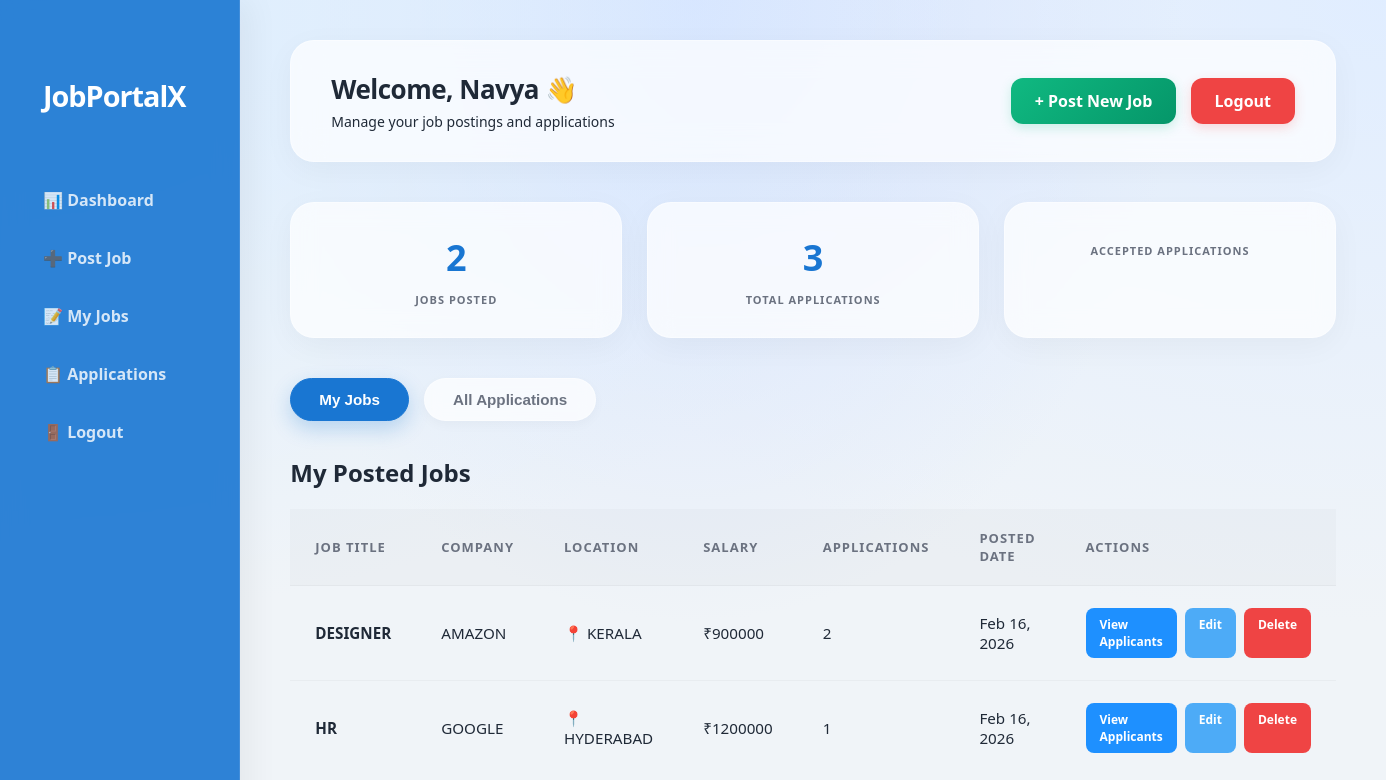
/recruiter/dashboard/ (signed in), run on an earlier commit of the app's database.
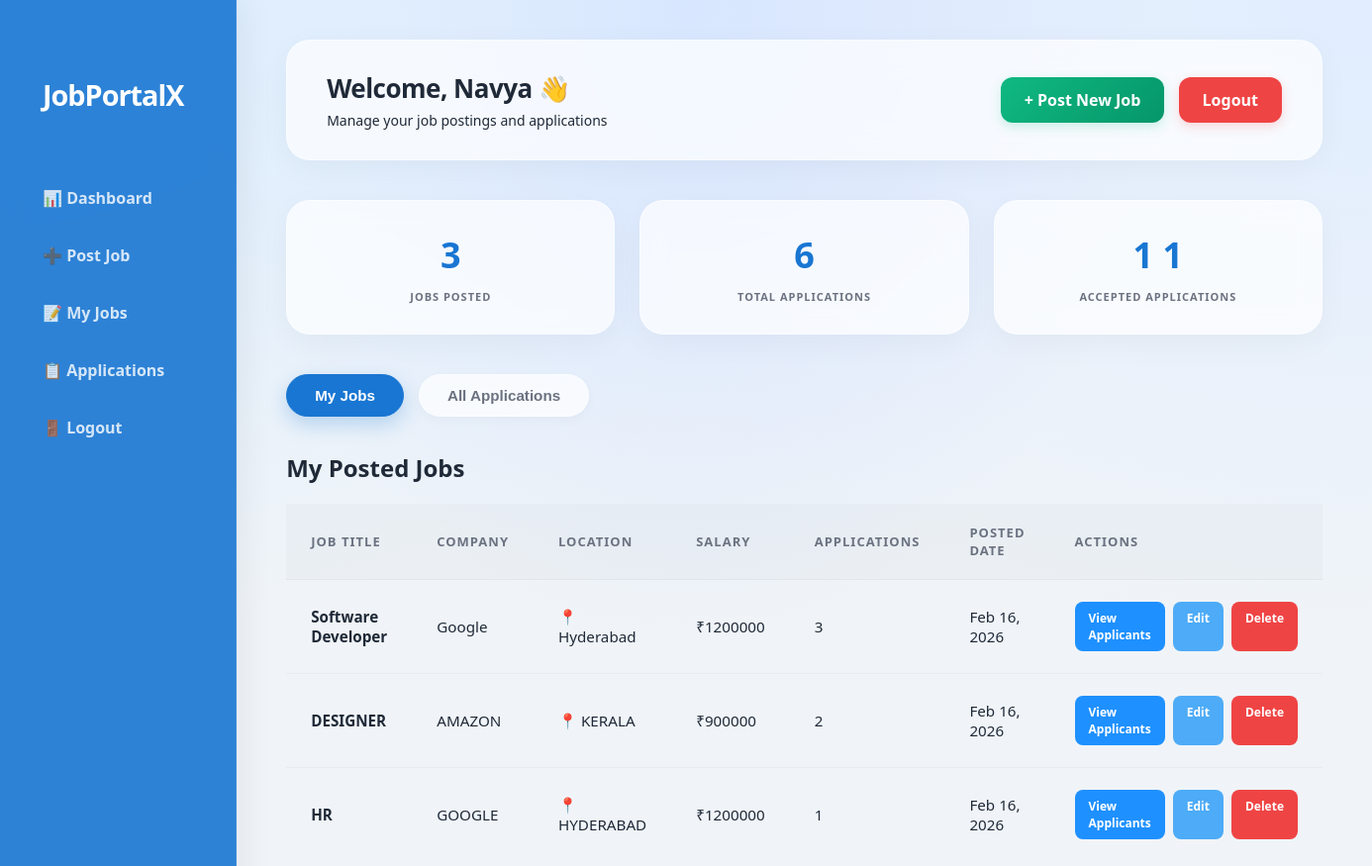
And on a later commit of the database.
### jobs/models.py (models this page shows, shortened)
class Job(models.Model):
    title = models.CharField(max_length=200)
    company = models.CharField(max_length=200)
    location = models.CharField(max_length=100)
    salary = models.IntegerField()
    description = models.TextField()
    recruiter = models.ForeignKey(User, on_delete=models.CASCADE, related_name='posted_jobs', null=True, blank=True)
    created_at = models.DateTimeField(auto_now_add=True)
    updated_at = models.DateTimeField(auto_now=True)
    class Meta:
        ordering = ['-created_at']

class Application(models.Model):
    STATUS_CHOICES = [
        ('pending', 'Pending'),
        ('accepted', 'Accepted'),
        ('rejected', 'Rejected'),
    ]
    user = models.ForeignKey(User, on_delete=models.CASCADE, related_name='applications')
    job = models.ForeignKey(Job, on_delete=models.CASCADE, related_name='applications')
    applied_date = models.DateTimeField(auto_now_add=True)
    status = models.CharField(max_length=20, choices=STATUS_CHOICES, default='pending')
    cover_letter = models.TextField(blank=True, null=True)
    resume = models.FileField(upload_to='resumes/', blank=True, null=True, help_text='Upload your resume (PDF, DOC, DOCX)')
    notified = models.BooleanField(default=False)
    class Meta:
        unique_together = ('user', 'job')
        ordering = ['-applied_date']

### jobs/views.py (the view)
# urls.py: path('recruiter/dashboard/', recruiter_dashboard, name='recruiter_dashboard'),
@login_required
def recruiter_dashboard(request):
    if not request.user.is_staff:
        messages.error(request, "You don't have access to recruiter dashboard.")
        return redirect("home")
    my_jobs = Job.objects.filter(recruiter=request.user)
    applications = Application.objects.filter(job__recruiter=request.user).select_related('user', 'job')
    context = {
        'my_jobs': my_jobs,
        'applications': applications,
    }
    return render(request, "recruiter_dashboard.html", context)

### jobs/templates/recruiter_dashboard.html (shortened to what this page needs)
<!DOCTYPE html>
<html lang="en">
<head>
</head>
<body>
    <div class="wrapper">
        <div class="sidebar">
            <h2><a href="{% url 'home' %}" style="color:white;text-decoration:none">JobPortalX</a></h2>
            <a href="{% url 'recruiter_dashboard' %}">📊 Dashboard</a>
            <a href="{% url 'upload_job' %}">➕ Post Job</a>
            <a href="#jobs" onclick="showTab('jobs')">📝 My Jobs</a>
            <a href="#applications" onclick="showTab('applications')">📋 Applications</a>
            <a href="{% url 'logout' %}">🚪 Logout</a>
        </div>
        <div class="main">
            <div class="topbar">
                <div>
                    <h1>Welcome, {{ user.get_full_name|default:user.username }} 👋</h1>
                    <p style="margin: 5px 0 0 0; font-size: 14px;">Manage your job postings and applications</p>
                </div>
                <div style="text-align: right;">
                    <a href="{% url 'upload_job' %}" class="btn-primary">+ Post New Job</a>
                    <a href="{% url 'logout' %}" class="logout-btn" style="margin-left: 10px;">Logout</a>
                </div>
            </div>
            <div class="stats">
                <div class="stat-card">
                    <h3>{{ my_jobs.count }}</h3>
                    <p>Jobs Posted</p>
                </div>
                <div class="stat-card">
                    <h3>{{ applications.count }}</h3>
                    <p>Total Applications</p>
                </div>
                <div class="stat-card">
                    <h3>
                        {% with accepted_count=applications|dictsort:"status"|slice:":"|length %}
                        {% for app in applications %}
                        {% if app.status == 'accepted' %}1{% endif %}
                        {% endfor %}
                        {% endwith %}
                    </h3>
                    <p>Accepted Applications</p>
                </div>
            </div>
            <div class="tabs">
                <button class="tab-button active" onclick="showTab('jobs')">My Jobs</button>
                <button class="tab-button" onclick="showTab('applications')">All Applications</button>
            </div>
            <div id="jobs" class="tab-content active">
                <h2>My Posted Jobs</h2>
                {% if my_jobs %}
                <table>
                    <tr>
                        <th>Job Title</th>
                        <th>Company</th>
                        <th>Location</th>
                        <th>Salary</th>
                        <th>Applications</th>
                        <th>Posted Date</th>
                        <th>Actions</th>
                    </tr>
                    {% for job in my_jobs %}
                    <tr>
                        <td><strong>{{ job.title }}</strong></td>
                        <td>{{ job.company }}</td>
                        <td>📍 {{ job.location }}</td>
                        <td>₹{{ job.salary|floatformat:0 }}</td>
                        <td>{{ job.applications.count }}</td>
                        <td>{{ job.created_at|date:"M d, Y" }}</td>
                        <td>
                            <div class="action-buttons">
                                <a href="{% url 'view_applicants' job.id %}" class="btn-small btn-view">View
                                    Applicants</a>
                                <a href="{% url 'edit_job' job.id %}" class="btn-small btn-edit">Edit</a>
                                <a href="{% url 'delete_job' job.id %}" class="btn-small btn-delete">Delete</a>
                            </div>
                        </td>
                    </tr>
                    {% endfor %}
                </table>
                {% endif %}
            </div>
        </div>
    </div>
</body>
</html>

### jobs/templates/recruiter_dashboard.html (style rules this page uses)
:root { --primary: #1976d2; --secondary: #4dabf7; --accent: #1e90ff; --success: #10b981; --danger: #ef4444; --warning: #f59e0b; --text-main: #1f2937; --text-muted: #6b7280; --glass-bg: rgba(255, 255, 255, 0.7); --glass-border: rgba(255, 255, 255, 0.4); --sidebar-width: 260px; }
body { margin: 0; font-family: 'Outfit', 'Segoe UI', system-ui, -apple-system, sans-serif; background: radial-gradient(at 0% 0%, hsla(210, 100%, 93%, 1) 0, transparent 50%), radial-gradient(at 50% 0%, hsla(220, 100%, 92%, 1) 0, transparent 50%), radial-gradient(at 100% 0%, hsla(215, 100%, 94%, 1) 0, transparent 50%); background-color: #f0f4f8; background-attachment: fixed; color: var(--text-main); min-height: 100vh; }
.wrapper { display: flex; }
.sidebar { width: var(--sidebar-width); background: rgba(25, 118, 210, 0.9); backdrop-filter: blur(12px); -webkit-backdrop-filter: blur(12px); color: white; min-height: 100vh; padding: 40px 25px; position: sticky; top: 0; border-right: 1px solid rgba(255, 255, 255, 0.1); box-shadow: 10px 0 30px rgba(0, 0, 0, 0.05); }
.sidebar h2 { margin-bottom: 50px; font-size: 1.8rem; font-weight: 800; letter-spacing: -1px; }
.sidebar a { display: flex; align-items: center; gap: 12px; color: rgba(255, 255, 255, 0.8); text-decoration: none; margin-bottom: 12px; font-weight: 600; padding: 12px 18px; border-radius: 12px; transition: all 0.2s; }
.main { flex: 1; padding: 40px 50px; }
.topbar { display: flex; justify-content: space-between; align-items: center; margin-bottom: 40px; background: var(--glass-bg); backdrop-filter: blur(16px); -webkit-backdrop-filter: blur(16px); padding: 30px 40px; border-radius: 24px; color: var(--text-main); box-shadow: 0 8px 32px rgba(0, 0, 0, 0.04); border: 1px solid var(--glass-border); }
.topbar h1 { margin: 0; font-size: 26px; font-weight: 800; letter-spacing: -0.5px; }
.logout-btn { background-color: var(--danger); color: white; padding: 12px 24px; border-radius: 12px; font-weight: 700; text-decoration: none; transition: all 0.2s; box-shadow: 0 4px 12px rgba(239, 68, 68, 0.2); }
.btn-primary { background: linear-gradient(135deg, var(--success) 0%, #059669 100%); color: white; padding: 12px 24px; border-radius: 12px; font-weight: 700; text-decoration: none; transition: all 0.2s; box-shadow: 0 4px 12px rgba(16, 185, 129, 0.2); }
.stats { display: flex; gap: 25px; margin-bottom: 40px; }
.stat-card { flex: 1; background: var(--glass-bg); backdrop-filter: blur(12px); padding: 30px; border-radius: 24px; box-shadow: 0 8px 32px rgba(0, 0, 0, 0.04); border: 1px solid var(--glass-border); text-align: center; transition: transform 0.3s; }
.stat-card h3 { margin: 0; font-size: 36px; font-weight: 800; color: var(--primary); }
.stat-card p { margin: 10px 0 0 0; color: var(--text-muted); font-weight: 600; text-transform: uppercase; font-size: 11px; letter-spacing: 1px; }
.tabs { display: flex; gap: 15px; margin-bottom: 35px; }
.tab-button { padding: 12px 28px; background: var(--glass-bg); backdrop-filter: blur(8px); border: 1px solid var(--glass-border); border-radius: 100px; cursor: pointer; font-size: 0.95rem; font-weight: 700; color: var(--text-muted); transition: all 0.3s; box-shadow: 0 4px 12px rgba(0, 0, 0, 0.03); }
.tab-button.active { background: var(--primary); color: white; border-color: var(--primary); box-shadow: 0 8px 20px rgba(25, 118, 210, 0.25); }
.tab-content { display: none; animation: fadeIn 0.4s ease-out; }
.tab-content.active { display: block; }
table { width: 100%; border-collapse: collapse; }
th { background: rgba(0, 0, 0, 0.02); padding: 20px 25px; text-align: left; font-size: 13px; text-transform: uppercase; letter-spacing: 1px; color: var(--text-muted); border-bottom: 1px solid rgba(0, 0, 0, 0.05); }
td { padding: 22px 25px; border-bottom: 1px solid rgba(0, 0, 0, 0.03); font-size: 0.95rem; }
tr:last-child td { border-bottom: none; }
.action-buttons { display: flex; gap: 8px; }
.btn-small { padding: 8px 14px; border-radius: 8px; font-size: 12px; font-weight: 700; text-decoration: none; transition: all 0.2s; }
.btn-edit { background: var(--secondary); color: white; }
.btn-delete { background: var(--danger); color: white; }
.btn-view { background: var(--accent); color: white; }

What changed in the data, as far as the page shows it:
added Application: status "1"
added Application: status "1"
added Job: title "Software Developer", company "Google", location "Hyderabad", salary "1200000", applications.count "3", created_at "Feb 16, 2026"
Also different on the page:
{{ my_jobs.count }}: "2" → "3"
{{ applications.count }}: "3" → "6"
